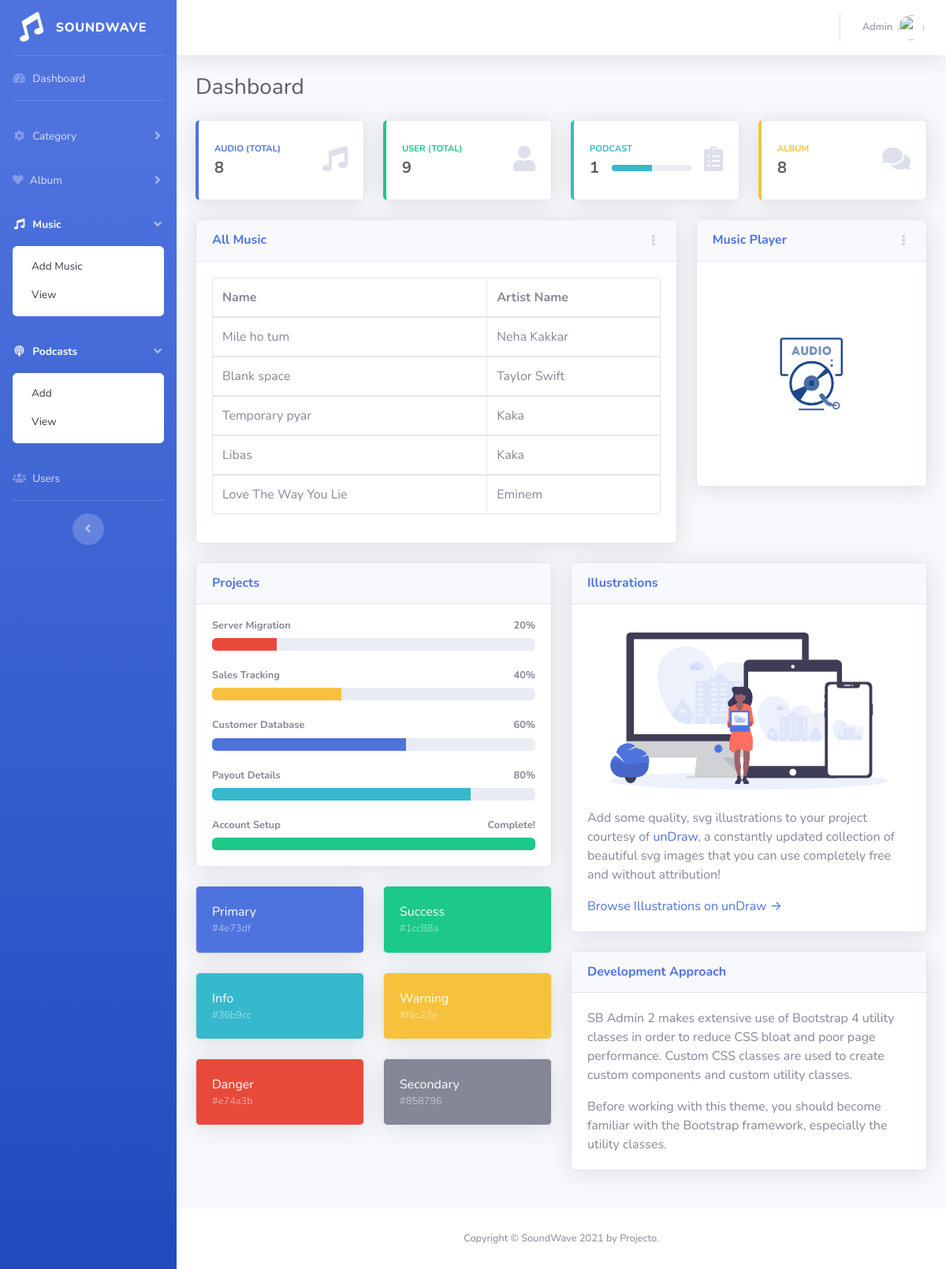
The page /admin/index.php (signed in) on the database its author committed.
### tables this page shows
CREATE TABLE `audio` (
  `id` int(11) NOT NULL,
  `category_id` int(11) NOT NULL,
  `album_id` int(11) DEFAULT NULL,
  `title` varchar(1500) NOT NULL,
  `artist` varchar(1500) NOT NULL,
  `image` varchar(1500) NOT NULL,
  `audio` varchar(1500) NOT NULL,
  `lyrics` varchar(1500) NOT NULL,
  `view` int(11) DEFAULT 1
);

### admin/dbconfig.php (called while the page is built, shortened)
<?php
function select($query)
{
	$cid=mysqli_connect(server,user,password,database) or die("connection error");
	$result=mysqli_query($cid,$query);
	return $result;
}
?>

### admin/index.php (the view, shortened to what this page needs)
<?php
require_once "dbconfig.php";
?>
<!DOCTYPE html>
<html lang="en">
<head>
  <link href="vendor/fontawesome-free/css/all.min.css" rel="stylesheet" type="text/css">
  <link href="css/sb-admin-2.min.css" rel="stylesheet">
  <link href="css/play.css" rel="stylesheet">
</head>
<body id="page-top">
  <div id="wrapper">
    <?php include "sidebar.php"; ?>
    <div id="content-wrapper" class="d-flex flex-column">
      <div id="content">
        <?php include "topbar.php"; ?>
        <div class="container-fluid">
          <div class="d-sm-flex align-items-center justify-content-between mb-4">
            <h1 class="h3 mb-0 text-gray-800">Dashboard</h1>
          </div>
          <div class="row">
            <div class="col-xl-3 col-md-6 mb-4">
              <div class="card border-left-primary shadow h-100 py-2">
                <div class="card-body">
                  <div class="row no-gutters align-items-center">
                    <div class="col mr-2">
                      <div class="text-xs font-weight-bold text-primary text-uppercase mb-1">Audio (Total)</div>
                      <div class="h5 mb-0 font-weight-bold text-gray-800"><?php
                                                                          $y = select("select * from audio");
                                                                          echo mysqli_num_rows($y);
                                                                          ?></div>
                    </div>
                    <div class="col-auto">
                      <i class="fas fa-music fa-2x text-gray-300"></i>
                    </div>
                  </div>
                </div>
              </div>
            </div>
            <div class="col-xl-3 col-md-6 mb-4">
              <div class="card border-left-success shadow h-100 py-2">
                <div class="card-body">
                  <div class="row no-gutters align-items-center">
                    <div class="col mr-2">
                      <div class="text-xs font-weight-bold text-success text-uppercase mb-1">User (Total)</div>
                      <div class="h5 mb-0 font-weight-bold text-gray-800"><?php
                                                                          $y = select("select * from register");
                                                                          echo mysqli_num_rows($y);
                                                                          ?></div>
                    </div>
                    <div class="col-auto">
                      <i class="fas fa-user fa-2x text-gray-300"></i>
                    </div>
                  </div>
                </div>
              </div>
            </div>
            <div class="col-xl-3 col-md-6 mb-4">
              <div class="card border-left-info shadow h-100 py-2">
                <div class="card-body">
                  <div class="row no-gutters align-items-center">
                    <div class="col mr-2">
                      <div class="text-xs font-weight-bold text-info text-uppercase mb-1">Podcast</div>
                      <div class="row no-gutters align-items-center">
                        <div class="col-auto">
                          <div class="h5 mb-0 mr-3 font-weight-bold text-gray-800"><?php
                                                                                    $y = select("select * from podcast");
                                                                                    echo mysqli_num_rows($y);
                                                                                    ?></div>
                        </div>
                        <div class="col">
                          <div class="progress progress-sm mr-2">
                            <div class="progress-bar bg-info" role="progressbar" style="width: 50%" aria-valuenow="50" aria-valuemin="0" aria-valuemax="100"></div>
                          </div>
                        </div>
                      </div>
                    </div>
                    <div class="col-auto">
                      <i class="fas fa-clipboard-list fa-2x text-gray-300"></i>
                    </div>
                  </div>
                </div>
              </div>
            </div>
            <div class="col-xl-3 col-md-6 mb-4">
              <div class="card border-left-warning shadow h-100 py-2">
                <div class="card-body">
                  <div class="row no-gutters align-items-center">
                    <div class="col mr-2">
                      <div class="text-xs font-weight-bold text-warning text-uppercase mb-1">Album</div>
                      <div class="h5 mb-0 font-weight-bold text-gray-800"><?php
                                                                          $y = select("select * from album");
                                                                          echo mysqli_num_rows($y);
                                                                          ?></div>
                    </div>
                    <div class="col-auto">
                      <i class="fas fa-comments fa-2x text-gray-300"></i>
                    </div>
                  </div>
                </div>
              </div>
            </div>
          </div>
          <div class="row">
            <div class="col-xl-8 col-lg-7">
              <div class="card shadow mb-4">
                <div class="card-header py-3 d-flex flex-row align-items-center justify-content-between">
                  <h6 class="m-0 font-weight-bold text-primary">All Music</h6>
                  <div class="dropdown no-arrow">
                    <a class="dropdown-toggle" href="#" role="button" id="dropdownMenuLink" data-toggle="dropdown" aria-haspopup="true" aria-expanded="false">
                      <i class="fas fa-ellipsis-v fa-sm fa-fw text-gray-400"></i>
                    </a>
                  </div>
                </div>
                <div class="card-body">
                  <div class="table-responsive">
                    <?php
                    $query = "SELECT * FROM `audio` order by audio.id desc limit 5";
                    $result = mysqli_query($cid, $query) or die("Query Failed");
                    if (mysqli_num_rows($result) > 0) {
                    ?>
                      <table class="table table-bordered" id="dataTable" width="100%" cellspacing="0">
                        <thead>
                          <tr>
                            <th>Name</th>
                            <th>Artist Name</th>
                          </tr>
                        </thead>
                        <?php while ($row = mysqli_fetch_assoc($result)) { ?>
                          <tbody>
                            <td><?php echo $row['title']; ?></td>
                            <td><?php echo $row['artist']; ?></td>
                          </tbody>
                        <?php } ?>
                      </table>
                    <?php } ?>
                  </div>
                </div>
              </div>
            </div>
            <div class="col-xl-4 col-lg-5">
              <div class="card shadow mb-4">
                <div class="card-header py-3 d-flex flex-row align-items-center justify-content-between">
                  <h6 class="m-0 font-weight-bold text-primary">Music Player</h6>
                  <div class="dropdown no-arrow">
                    <a class="dropdown-toggle" href="#" role="button" id="dropdownMenuLink" data-toggle="dropdown" aria-haspopup="true" aria-expanded="false">
                      <i class="fas fa-ellipsis-v fa-sm fa-fw text-gray-400"></i>
                    </a>
                  </div>
                </div>
                <div class="card-body"><br><br><br>
                  <div class="audiosvg-container">
                  </div>
                </div>
                <br><br><br>
              </div>
            </div>
          </div>
          <div class="row">
            <div class="col-lg-6 mb-4">
              <div class="card shadow mb-4">
                <div class="card-header py-3">
                  <h6 class="m-0 font-weight-bold text-primary">Projects</h6>
                </div>
                <div class="card-body">
                  <h4 class="small font-weight-bold">Server Migration <span class="float-right">20%</span></h4>
                  <div class="progress mb-4">
                    <div class="progress-bar bg-danger" role="progressbar" style="width: 20%" aria-valuenow="20" aria-valuemin="0" aria-valuemax="100"></div>
                  </div>
                  <h4 class="small font-weight-bold">Sales Tracking <span class="float-right">40%</span></h4>
                  <div class="progress mb-4">
                    <div class="progress-bar bg-warning" role="progressbar" style="width: 40%" aria-valuenow="40" aria-valuemin="0" aria-valuemax="100"></div>
                  </div>
                  <h4 class="small font-weight-bold">Customer Database <span class="float-right">60%</span></h4>
                  <div class="progress mb-4">
                    <div class="progress-bar" role="progressbar" style="width: 60%" aria-valuenow="60" aria-valuemin="0" aria-valuemax="100"></div>
                  </div>
                  <h4 class="small font-weight-bold">Payout Details <span class="float-right">80%</span></h4>
                  <div class="progress mb-4">
                    <div class="progress-bar bg-info" role="progressbar" style="width: 80%" aria-valuenow="80" aria-valuemin="0" aria-valuemax="100"></div>
                  </div>
                  <h4 class="small font-weight-bold">Account Setup <span class="float-right">Complete!</span></h4>
                  <div class="progress">
                    <div class="progress-bar bg-success" role="progressbar" style="width: 100%" aria-valuenow="100" aria-valuemin="0" aria-valuemax="100"></div>
                  </div>
                </div>
              </div>
              <div class="row">
                <div class="col-lg-6 mb-4">
                  <div class="card bg-primary text-white shadow">
                    <div class="card-body">
                      Primary
                      <div class="text-white-50 small">#4e73df</div>
                    </div>
                  </div>
                </div>
                <div class="col-lg-6 mb-4">
                  <div class="card bg-success text-white shadow">
                    <div class="card-body">
                      Success
                      <div class="text-white-50 small">#1cc88a</div>
                    </div>
                  </div>
                </div>
                <div class="col-lg-6 mb-4">
                  <div class="card bg-info text-white shadow">
                    <div class="card-body">
                      Info
                      <div class="text-white-50 small">#36b9cc</div>
                    </div>
                  </div>
                </div>
                <div class="col-lg-6 mb-4">
                  <div class="card bg-warning text-white shadow">
                    <div class="card-body">
                      Warning
                      <div class="text-white-50 small">#f6c23e</div>
                    </div>
                  </div>
                </div>
                <div class="col-lg-6 mb-4">
                  <div class="card bg-danger text-white shadow">
                    <div class="card-body">
                      Danger
                      <div class="text-white-50 small">#e74a3b</div>
                    </div>
                  </div>
                </div>
                <div class="col-lg-6 mb-4">
                  <div class="card bg-secondary text-white shadow">
                    <div class="card-body">
                      Secondary
                      <div class="text-white-50 small">#858796</div>
                    </div>
                  </div>
                </div>
              </div>
            </div>
            <div class="col-lg-6 mb-4">
              <div class="card shadow mb-4">
                <div class="card-header py-3">
                  <h6 class="m-0 font-weight-bold text-primary">Illustrations</h6>
                </div>
                <div class="card-body">
                  <div class="text-center">
                    <img class="img-fluid px-3 px-sm-4 mt-3 mb-4" style="width: 25rem;" src="img/undraw_posting_photo.svg" alt="">
                  </div>
                  <p>Add some quality, svg illustrations to your project courtesy of <a target="_blank" rel="nofollow" href="https://undraw.co/">unDraw</a>, a constantly updated collection of beautiful svg images that you can use completely free and without attribution!</p>
                  <a target="_blank" rel="nofollow" href="https://undraw.co/">Browse Illustrations on unDraw &rarr;</a>
                </div>
              </div>
              <div class="card shadow mb-4">
                <div class="card-header py-3">
                  <h6 class="m-0 font-weight-bold text-primary">Development Approach</h6>
                </div>
                <div class="card-body">
                  <p>SB Admin 2 makes extensive use of Bootstrap 4 utility classes in order to reduce CSS bloat and poor page performance. Custom CSS classes are used to create custom components and custom utility classes.</p>
                  <p class="mb-0">Before working with this theme, you should become familiar with the Bootstrap framework, especially the utility classes.</p>
                </div>
              </div>
            </div>
          </div>
        </div>
      </div>
      <?php include 'footer.php' ?>
    </div>
  </div>
</body>
</html>

### admin/css/play.css (style rules this page uses)
.audiosvg-container { position: relative; }
.audiosvg { width: 40%; max-width: 300px; max-height: 50vh; margin: auto; display: block; }

### rows shown on the page
audio: title "Mile ho tum", artist "Neha Kakkar"
audio: title "Blank space", artist "Taylor Swift"
audio: title "Temporary pyar", artist "Kaka"
audio: title "Libas", artist "Kaka"
audio: title "Love The Way You Lie", artist "Eminem"

### other values the page prints
mysqli_num_rows($y) "8"
mysqli_num_rows($y) "9"
mysqli_num_rows($y) "1"
